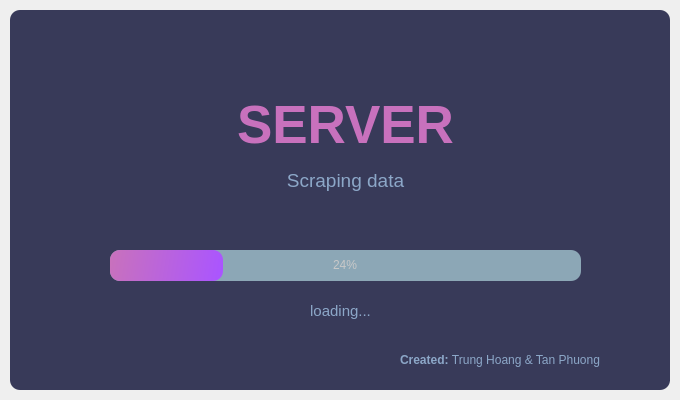
<?xml version="1.0" encoding="UTF-8"?>
<ui version="4.0">
 <class>SplashScreen</class>
 <widget class="QMainWindow" name="SplashScreen">
  <property name="geometry">
   <rect>
    <x>0</x>
    <y>0</y>
    <width>680</width>
    <height>400</height>
   </rect>
  </property>
  <property name="windowTitle">
   <string>MainWindow</string>
  </property>
  <widget class="QWidget" name="centralwidget">
   <layout class="QVBoxLayout" name="verticalLayout">
    <property name="spacing">
     <number>0</number>
    </property>
    <property name="leftMargin">
     <number>10</number>
    </property>
    <property name="topMargin">
     <number>10</number>
    </property>
    <property name="rightMargin">
     <number>10</number>
    </property>
    <property name="bottomMargin">
     <number>10</number>
    </property>
    <item>
     <widget class="QFrame" name="dropShadowFrame">
      <property name="styleSheet">
       <string notr="true">QFrame{
	background-color: rgb(56, 58, 89);
	color: rgb(220, 220, 220);
	border-radius: 10px;
}</string>
      </property>
      <property name="frameShape">
       <enum>QFrame::StyledPanel</enum>
      </property>
      <property name="frameShadow">
       <enum>QFrame::Raised</enum>
      </property>
      <widget class="QLabel" name="label_tittle">
       <property name="geometry">
        <rect>
         <x>60</x>
         <y>70</y>
         <width>551</width>
         <height>91</height>
        </rect>
       </property>
       <property name="font">
        <font>
         <family>Segoe UI</family>
         <pointsize>40</pointsize>
        </font>
       </property>
       <property name="styleSheet">
        <string notr="true">color: rgb(200, 113, 189);</string>
       </property>
       <property name="text">
        <string>&lt;strong&gt; SERVER</string>
       </property>
       <property name="alignment">
        <set>Qt::AlignCenter</set>
       </property>
      </widget>
      <widget class="QLabel" name="label_description">
       <property name="geometry">
        <rect>
         <x>60</x>
         <y>150</y>
         <width>551</width>
         <height>41</height>
        </rect>
       </property>
       <property name="font">
        <font>
         <family>Segoe UI</family>
         <pointsize>14</pointsize>
        </font>
       </property>
       <property name="styleSheet">
        <string notr="true">color: rgb(200, 113, 189);
color: rgb(140, 167, 200);</string>
       </property>
       <property name="text">
        <string>Scraping data</string>
       </property>
       <property name="alignment">
        <set>Qt::AlignCenter</set>
       </property>
      </widget>
      <widget class="QProgressBar" name="progressBar">
       <property name="geometry">
        <rect>
         <x>100</x>
         <y>240</y>
         <width>471</width>
         <height>31</height>
        </rect>
       </property>
       <property name="styleSheet">
        <string notr="true">QProgressBar{
	
	background-color: rgb(140, 167, 182);
	color: rgb(200, 200, 200);
	border-style: none;
	border-radius: 10px;
	text-align: center;
}
QProgressBar::chunk{
	border-radius: 10px;
	background-color: qlineargradient(spread:pad, x1:0, y1:0.472, x2:1, y2:0.517, stop:0 rgba(200, 113, 189, 255), stop:1 rgba(170, 85, 255, 255));
}</string>
       </property>
       <property name="value">
        <number>24</number>
       </property>
      </widget>
      <widget class="QLabel" name="label_loading">
       <property name="geometry">
        <rect>
         <x>10</x>
         <y>280</y>
         <width>641</width>
         <height>41</height>
        </rect>
       </property>
       <property name="font">
        <font>
         <family>Segoe UI</family>
         <pointsize>11</pointsize>
        </font>
       </property>
       <property name="styleSheet">
        <string notr="true">color: rgb(200, 113, 189);
color: rgb(140, 167, 200);</string>
       </property>
       <property name="text">
        <string>loading...</string>
       </property>
       <property name="alignment">
        <set>Qt::AlignCenter</set>
       </property>
      </widget>
      <widget class="QLabel" name="label_4">
       <property name="geometry">
        <rect>
         <x>390</x>
         <y>330</y>
         <width>291</width>
         <height>41</height>
        </rect>
       </property>
       <property name="font">
        <font>
         <family>Segoe UI</family>
         <pointsize>9</pointsize>
        </font>
       </property>
       <property name="layoutDirection">
        <enum>Qt::LeftToRight</enum>
       </property>
       <property name="styleSheet">
        <string notr="true">color: rgb(200, 113, 189);
color: rgb(140, 167, 200);</string>
       </property>
       <property name="text">
        <string>&lt;strong&gt; Created: &lt;/strong&gt; Trung Hoang &amp; Tan Phuong</string>
       </property>
       <property name="alignment">
        <set>Qt::AlignLeading|Qt::AlignLeft|Qt::AlignVCenter</set>
       </property>
      </widget>
     </widget>
    </item>
   </layout>
  </widget>
 </widget>
 <resources/>
 <connections/>
</ui>
